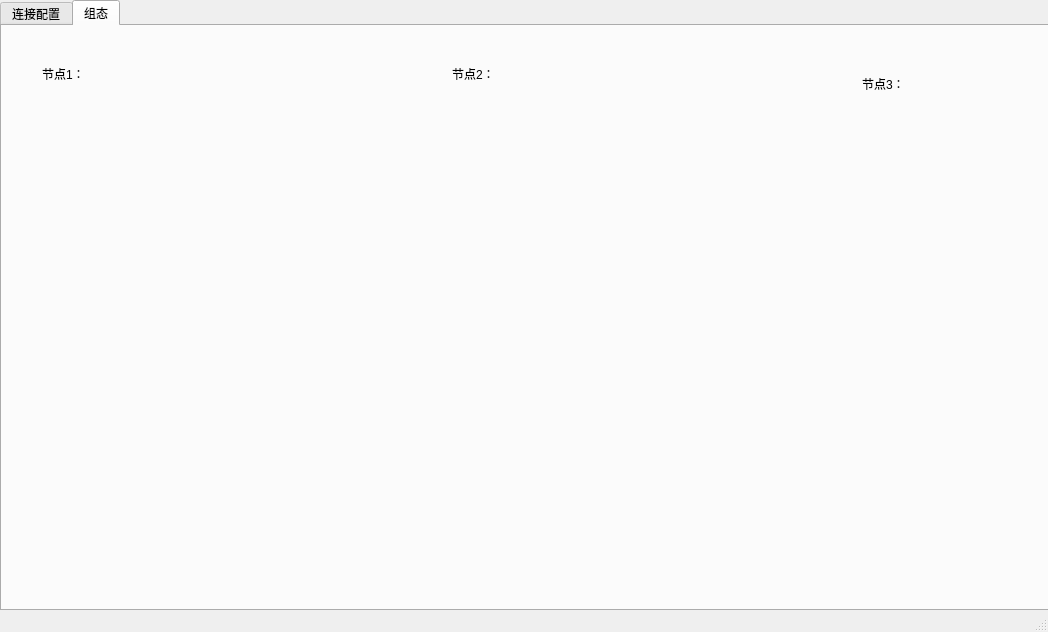
<?xml version="1.0" encoding="UTF-8"?>
<ui version="4.0">
 <class>MainWindow</class>
 <widget class="QMainWindow" name="MainWindow">
  <property name="geometry">
   <rect>
    <x>0</x>
    <y>0</y>
    <width>1048</width>
    <height>632</height>
   </rect>
  </property>
  <property name="windowTitle">
   <string>基于NB-IoT的智能井盖检测系统</string>
  </property>
  <widget class="QWidget" name="centralWidget">
   <widget class="QTabWidget" name="tabWidget">
    <property name="geometry">
     <rect>
      <x>0</x>
      <y>0</y>
      <width>1051</width>
      <height>611</height>
     </rect>
    </property>
    <property name="currentIndex">
     <number>1</number>
    </property>
    <widget class="QWidget" name="tab">
     <attribute name="title">
      <string>连接配置</string>
     </attribute>
     <widget class="QPlainTextEdit" name="plainTextEdit_state">
      <property name="geometry">
       <rect>
        <x>10</x>
        <y>60</y>
        <width>501</width>
        <height>521</height>
       </rect>
      </property>
     </widget>
     <widget class="QLabel" name="label_state">
      <property name="geometry">
       <rect>
        <x>10</x>
        <y>10</y>
        <width>241</width>
        <height>16</height>
       </rect>
      </property>
      <property name="styleSheet">
       <string notr="true"/>
      </property>
      <property name="text">
       <string>服务器通讯状态 -&gt; 建立连接失败！！！</string>
      </property>
     </widget>
     <widget class="QLabel" name="label_p1state">
      <property name="geometry">
       <rect>
        <x>10</x>
        <y>40</y>
        <width>51</width>
        <height>16</height>
       </rect>
      </property>
      <property name="text">
       <string>状态：</string>
      </property>
     </widget>
     <widget class="QPlainTextEdit" name="plainTextEdit_data">
      <property name="geometry">
       <rect>
        <x>530</x>
        <y>60</y>
        <width>501</width>
        <height>521</height>
       </rect>
      </property>
     </widget>
     <widget class="QLabel" name="label_p1data">
      <property name="geometry">
       <rect>
        <x>530</x>
        <y>40</y>
        <width>51</width>
        <height>16</height>
       </rect>
      </property>
      <property name="text">
       <string>数据流：</string>
      </property>
     </widget>
     <widget class="QWidget" name="layoutWidget">
      <property name="geometry">
       <rect>
        <x>530</x>
        <y>10</y>
        <width>291</width>
        <height>25</height>
       </rect>
      </property>
      <layout class="QHBoxLayout" name="horizontalLayout">
       <item>
        <widget class="QPushButton" name="pushButton_SubAll">
         <property name="text">
          <string>自动连接所有节点</string>
         </property>
        </widget>
       </item>
       <item>
        <widget class="QPushButton" name="pushButton_disconnect">
         <property name="text">
          <string>断开连接</string>
         </property>
        </widget>
       </item>
       <item>
        <widget class="QPushButton" name="pushButton_Reconnect">
         <property name="text">
          <string>重新连接</string>
         </property>
        </widget>
       </item>
      </layout>
     </widget>
    </widget>
    <widget class="QWidget" name="tab_2">
     <attribute name="title">
      <string>组态</string>
     </attribute>
     <widget class="QLabel" name="label_p2n1">
      <property name="geometry">
       <rect>
        <x>40</x>
        <y>40</y>
        <width>41</width>
        <height>16</height>
       </rect>
      </property>
      <property name="text">
       <string>节点1：</string>
      </property>
     </widget>
     <widget class="QLabel" name="label_p2n2">
      <property name="geometry">
       <rect>
        <x>450</x>
        <y>40</y>
        <width>41</width>
        <height>16</height>
       </rect>
      </property>
      <property name="text">
       <string>节点2：</string>
      </property>
     </widget>
     <widget class="QLabel" name="label_p2n3">
      <property name="geometry">
       <rect>
        <x>860</x>
        <y>50</y>
        <width>41</width>
        <height>16</height>
       </rect>
      </property>
      <property name="text">
       <string>节点3：</string>
      </property>
     </widget>
    </widget>
   </widget>
  </widget>
  <widget class="QStatusBar" name="statusBar"/>
 </widget>
 <layoutdefault spacing="6" margin="11"/>
 <resources/>
 <connections/>
</ui>
